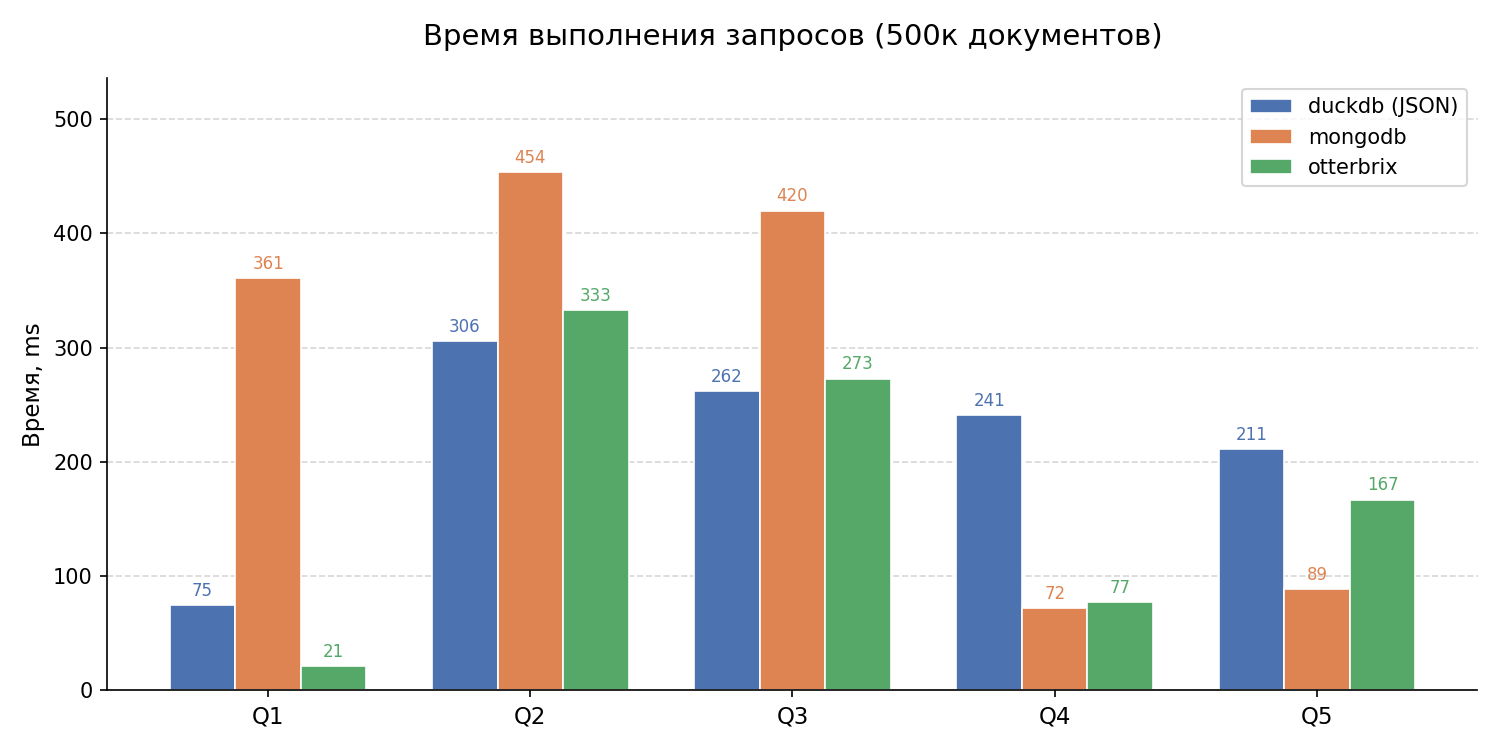

Source code (Python):
#!/usr/bin/env python3
"""
Сравнение времени выполнения: duckdb / mongodb / otterbrix.
Запуск: python3 bench_compare.py
"""

import matplotlib.pyplot as plt
import matplotlib.ticker as ticker
import numpy as np

# ── Данные ───────────────────────────────────────────────────────────────────
labels = ["Q1", "Q2", "Q3", "Q4", "Q5"]

duckdb    = [75,  306, 262, 241, 211]
mongodb   = [361, 454, 420,  72,  89]
otterbrix = [21,  333, 273,  77, 167]

unit  = "ms"
title = "Время выполнения запросов (500к документов)"
# ─────────────────────────────────────────────────────────────────────────────

x     = np.arange(len(labels))
width = 0.25

fig, ax = plt.subplots(figsize=(10, 5))

bars_duckdb    = ax.bar(x - width, duckdb,    width, label="duckdb (JSON)",
                        color="#4C72B0", edgecolor="white", linewidth=0.8)
bars_mongodb   = ax.bar(x,         mongodb,   width, label="mongodb",
                        color="#DD8452", edgecolor="white", linewidth=0.8)
bars_otterbrix = ax.bar(x + width, otterbrix, width, label="otterbrix",
                        color="#55A868", edgecolor="white", linewidth=0.8)

all_vals = duckdb + mongodb + otterbrix
y_max = max(all_vals)

# Значения над столбцами
for bars, vals, color in [
    (bars_duckdb,    duckdb,    "#4C72B0"),
    (bars_mongodb,   mongodb,   "#DD8452"),
    (bars_otterbrix, otterbrix, "#55A868"),
]:
    for bar, val in zip(bars, vals):
        ax.text(bar.get_x() + bar.get_width() / 2,
                val + y_max * 0.01,
                f"{val}", ha="center", va="bottom", fontsize=8, color=color)

ax.set_title(title, fontsize=14, pad=16)
ax.set_ylabel(f"Время, {unit}", fontsize=11)
ax.set_xticks(x)
ax.set_xticklabels(labels, fontsize=11)
ax.yaxis.set_major_formatter(ticker.FuncFormatter(lambda v, _: f"{int(v)}"))
ax.legend(fontsize=10)
ax.spines[["top", "right"]].set_visible(False)
ax.set_ylim(0, y_max * 1.18)
ax.yaxis.grid(True, linestyle="--", alpha=0.5)
ax.set_axisbelow(True)

plt.tight_layout()
out = "bench_compare.png"
plt.savefig(out, dpi=150)
print(f"Saved: {out}")
